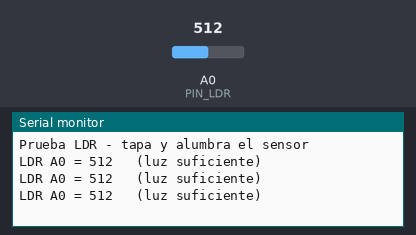
A sketch run on a simulated Arduino Uno, built with avr-gcc and run on an emulated ATmega328P. Shown: the last lines printed to the serial monitor. The test bench sets the inputs (shaded band); at power-on: A0 (PIN_LDR) = 512.

Above: at 1.3 s.
1.4 s: A0 (PIN_LDR) set to 414
At 1.9 s:
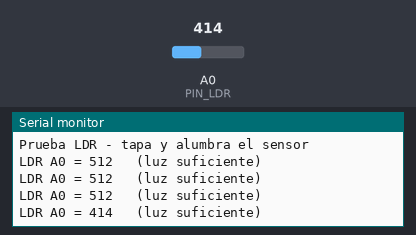
2.9 s: A0 (PIN_LDR) set to 389
At 3.4 s:
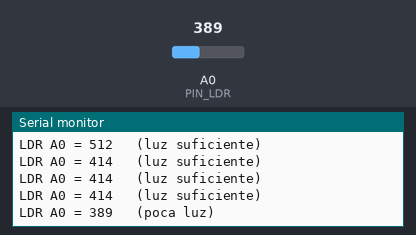

The sketch:

test_ldr.ino
```cpp
/*
 * test_ldr.ino  -  Prueba y CALIBRACION del LDR.
 *
 * Sube esto, abre el Monitor Serie a 9600 y mira el valor de A0:
 *   - Tapa el LDR con la mano  -> anota el valor (sera bajo).
 *   - Alumbralo con una linterna -> anota el valor (sera alto).
 * El umbral del firmware (LDR_UMBRAL) debe quedar entre esos dos valores,
 * mas cerca del de "tapado". Por defecto el firmware usa 400.
 *
 * Cableado: 5V -> LDR -> A0 -> 10k -> GND  (ver docs/CONEXIONES.md)
 */

#define PIN_LDR A0

void setup() {
  Serial.begin(9600);
  Serial.println("Prueba LDR - tapa y alumbra el sensor");
}

void loop() {
  int v = analogRead(PIN_LDR);
  Serial.print("LDR A0 = ");
  Serial.print(v);
  Serial.println(v < 400 ? "   (poca luz)" : "   (luz suficiente)");
  delay(500);
}
```

Measured:
- the behaviour switches between 400 and 399 on A0 (PIN_LDR) (found by bisection; images 1 and 2)
- after the input at 1.4 s, the serial monitor: prints a new line after 0.11 s (image 1)
- after the input at 2.9 s, the serial monitor: prints a new line after 0.11 s (image 2)
